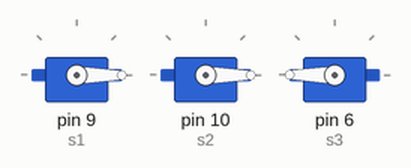
This sketch was run on a simulated Arduino Uno, built with avr-gcc and run on an emulated ATmega328P. Parts: 3 × servo.

Above: at 0.1 s.
At 4.2 s:
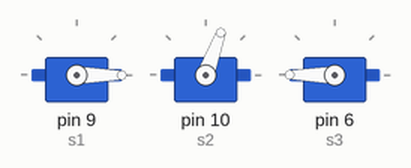
At 11.4 s:
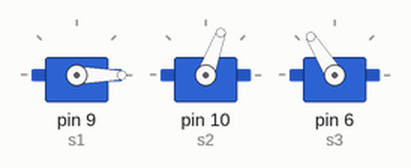
At 19.2 s:
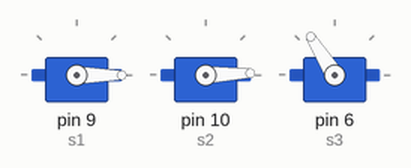
At 27.8 s:
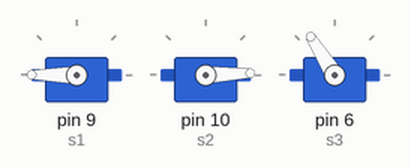
At 38.8 s:
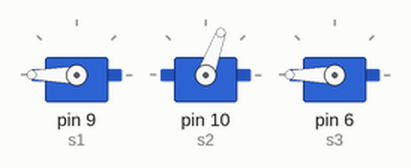
Timing chart, 0 to 40.0 s (numbered marks = the images above):
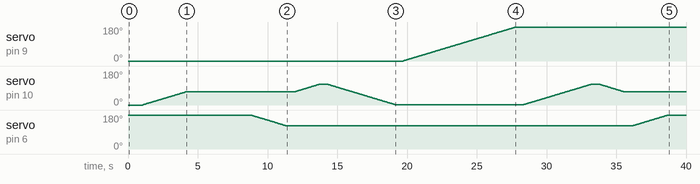

The sketch:

all_servo_movement.ino
```cpp
#include <Servo.h>


int pos = 0;
const int HOME = 0;
const int s3HOME = 270;
const int s2MAX = 139;
const int MAX = 270;
const int D = 45;
int j;

Servo s1;
Servo s2;
Servo s3;

void setup() {
  // put your setup code here, to run once:
  s1.attach(9);
  s2.attach(10);
  s3.attach(6);


  s1.write(HOME);
  s2.write(HOME);
  s3.write(s3HOME);


}

void loop()
{

  delay(1000);
//S2 move s2 from 0 to 70 degrees
for (pos = 0; pos <= 70; pos += 1) {
    s2.write(pos);
    delay(D);
  }
  delay(500);

  //S3 move s3 form 0 to 70 degrees
  for (pos = 270; pos >= 122; pos -= 1) {
    s3.write(pos);
    delay(D);
  }

  delay(500);

  //S2 move s2 from 70 to 110 degrees
  for (pos = 70; pos <= 110; pos += 1)
  {
    s2.write(pos);
    delay(D);
  }

  delay(500);

    //S2 move s2 from 110 to 2 degrees
    for(pos = 110; pos >= 2; pos -= 1)
    {
      s2.write(pos);
      delay(D);
    }
    delay(500);

    //S1 move s1 form 0 to 180 degrees
    for (pos = 0; pos <= 180; pos += 1)
    {
      s1.write(pos);
      delay(D);
    }
    delay(500);

    //S2 move s2 from 2 to 110 degrees
    for (pos = 2; pos <= 110;pos  += 1)
    {
      s2.write(pos);
      delay(D);
    }
    delay(500);

    //S2 moved s2 from 100 to 70 degrees
    for (pos = 110; pos >= 70;pos -= 1)
    {
      s2.write(pos);
      delay(D);
    }
    delay(500);

  //S3 moves s3 from 70 degrees to 0
  for (int pos = 122; pos <= 270; pos += 1)
  {
    s3.write(pos);
    delay(D);
  }

  delay(500);

  //S1 move s1 form 180 to 0 degrees
  for (pos = 180; pos >= 0;pos -=1)
  {
    s1.write(pos);
    delay(D);
  }
  delay(500);

  //S2 move s2 from 70 to 0 degrees
  for (pos = 70; pos >= 0;pos -=1)
  {
    s2.write(pos);
    delay(D);
  }


  delay(1000);


}
```

Measured:
- by itself, servo on pin 9 (s1): moves from 0° to 180° over 8.1 s
